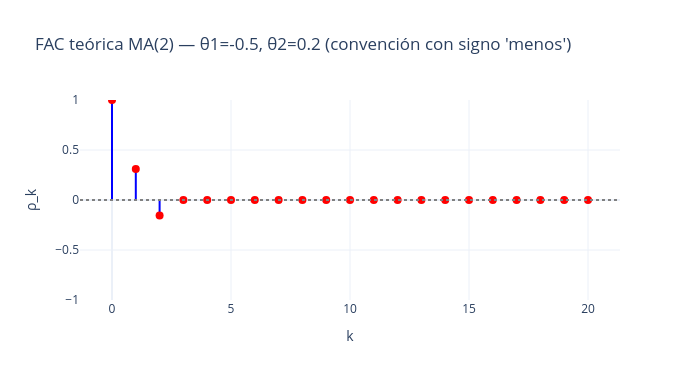

The cell this chart's notebook holds for it:
### Code cell
m=20
lags, rho = acf_ma2(t1, t2, m, sign="minus")
fig = acf_stemplot_plotly(
    lags, rho,
    title=f"FAC teórica MA(2) — θ1={t1}, θ2={t2} (convención con signo 'menos')"
)
fig.show()

### Figure 1 — Plotly figure (JSON) as saved in the notebook; plotly's stock layout.template omitted (floating-point values rounded to 4 significant figures)
{"data": [{"line": {"color": "blue", "width": 2}, "mode": "lines", "showlegend": false, "type": "scatter", "x": [0, 0, null, 1, 1, null, 2, 2, null, 3, 3, null, 4, 4, null, 5, 5, null, 6, 6, null, 7, 7, null, 8, 8, null, 9, 9, null, 10, 10, null, 11, 11, null, 12, 12, null, 13, 13, null, 14, 14, null, 15, 15, null, 16, 16, null, 17, 17, null, 18, 18, null, 19, 19, null, 20, 20, null], "y": [0, 1, null, 0, 0.3101, null, 0, -0.155, null, 0, 0, null, 0, 0, null, 0, 0, null, 0, 0, null, 0, 0, null, 0, 0, null, 0, 0, null, 0, 0, null, 0, 0, null, 0, 0, null, 0, 0, null, 0, 0, null, 0, 0, null, 0, 0, null, 0, 0, null, 0, 0, null, 0, 0, null, 0, 0, null]}, {"hovertemplate": "k=%{x}<br>ρ_k=%{y:.4f}<extra></extra>", "marker": {"color": "red", "size": 8}, "mode": "markers", "showlegend": false, "type": "scatter", "x": [0, 1, 2, 3, 4, 5, 6, 7, 8, 9, 10, 11, 12, 13, 14, 15, 16, 17, 18, 19, 20], "y": [1.0, 0.3101, -0.155, 0.0, 0.0, 0.0, 0.0, 0.0, 0.0, 0.0, 0.0, 0.0, 0.0, 0.0, 0.0, 0.0, 0.0, 0.0, 0.0, 0.0, 0.0]}], "layout": {"height": 380, "shapes": [{"line": {"color": "gray", "dash": "dot"}, "type": "line", "x0": 0, "x1": 1, "xref": "x domain", "y0": 0, "y1": 0, "yref": "y"}], "title": {"text": "FAC teórica MA(2) — θ1=-0.5, θ2=0.2 (convención con signo 'menos')"}, "width": 700, "xaxis": {"title": {"text": "k"}}, "yaxis": {"range": [-1, 1], "title": {"text": "ρ_k"}}}}
